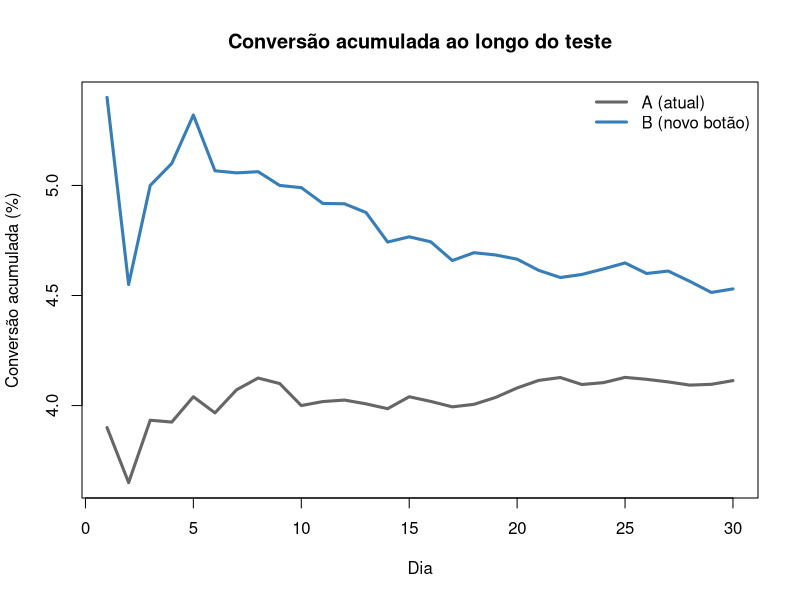
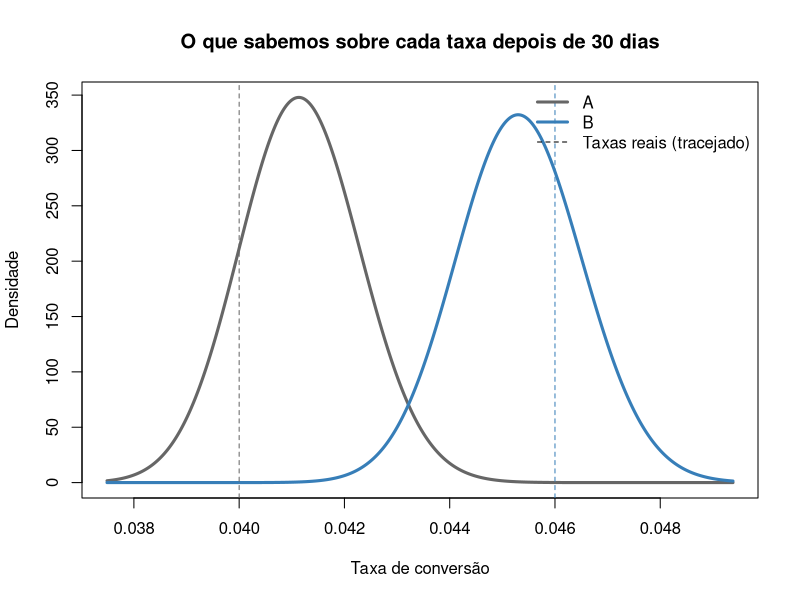
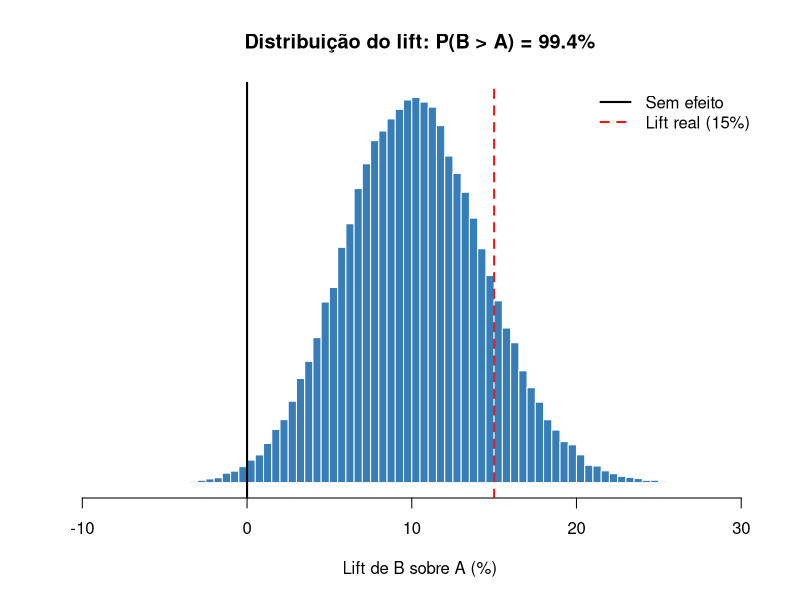
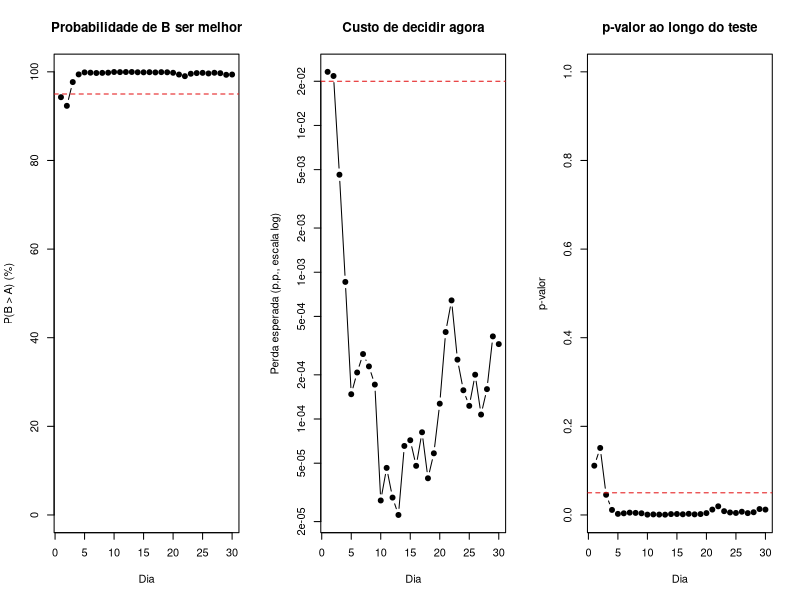
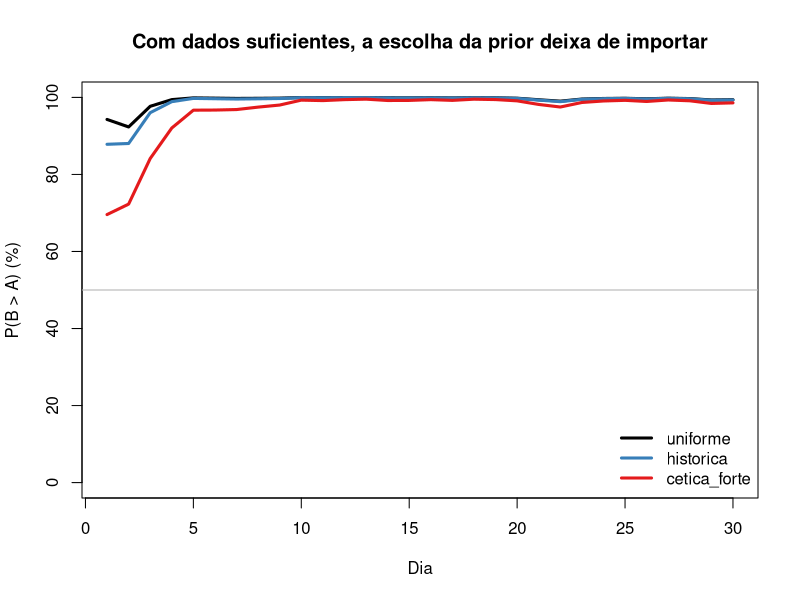
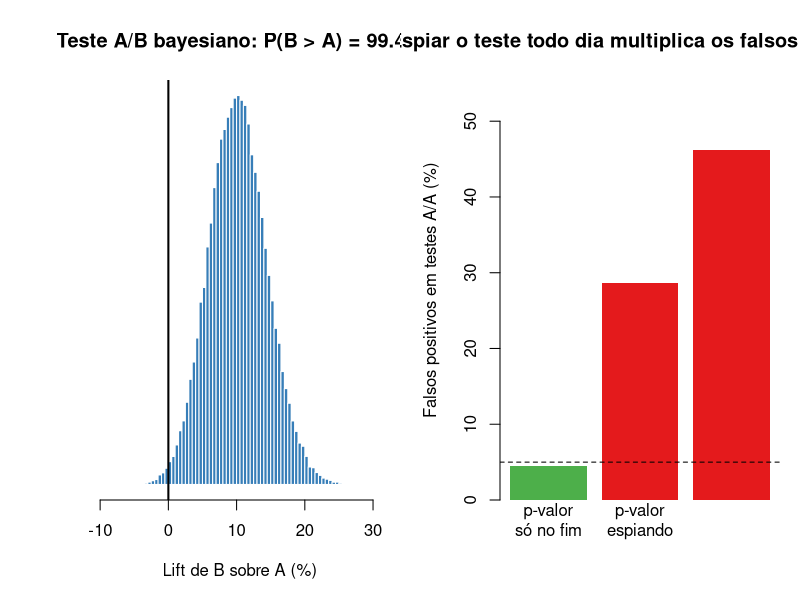
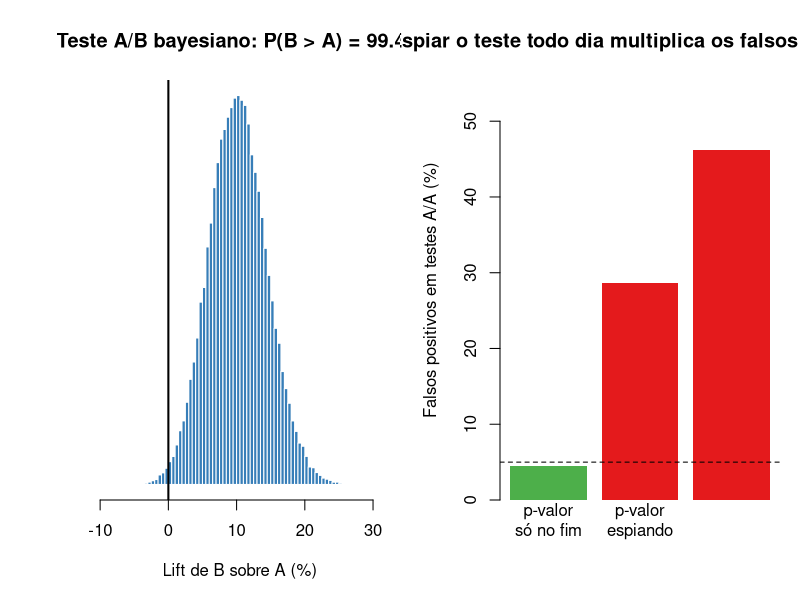

The R source for these figures, in order:
set.seed(123)
taxa_real <- c(A = 0.040, B= 0.046)
dias <- 30
visitantes_por_dia <- 1000

simular_experimento <- function(taxas, dias, visitantes_por_dia) {
  data.frame(
    dia= seq_len(dias),
    visitantes_a= visitantes_por_dia, 
    conversoes_a= rbinom(dias, visitantes_por_dia, taxas[1]), 
    visitantes_b= visitantes_por_dia,
    conversoes_b= rbinom(dias, visitantes_por_dia, taxas[2])
  )
}
acumular <- function(experimento) {
  data.frame(
    dia= experimento$dia ,
    n_a= cumsum(experimento$visitantes_a), c_a= cumsum(experimento$conversoes_a),
    n_b= cumsum(experimento$visitantes_b), c_b= cumsum(experimento$conversoes_b)
  )
}
experimento <- simular_experimento(taxa_real, dias, visitantes_por_dia)
acumulado <- acumular(experimento)
final <- acumulado[dias, ]
stopifnot(is.data.frame(acumulado), nrow(acumulado) == dias)

cat(sprintf("Conversão final: A = %.2f%% | B = %.2f%% (%d visitantes por variante)\n",
            100 * final$c_a / final$n_a, 100 * final$c_b / final$n_b, final$n_a))

options(repr.plot.width = 10, repr.plot.height = 5)
plot(acumulado$dia, 100 * acumulado$c_a / acumulado$n_a, type = "l", lwd = 3, col = "grey40",
     ylim = range(100 * c(acumulado$c_a / acumulado$n_a, acumulado$c_b / acumulado$n_b)),
     xlab = "Dia", ylab = "Conversão acumulada (%)", main = "Conversão acumulada ao longo do teste")
lines(acumulado$dia, 100 * acumulado$c_b / acumulado$n_b, lwd = 3, col = "#377EB8")
legend("topright", c("A (atual)", "B (novo botão)"), col = c("grey40", "#377EB8"), lwd = 3, bty = "n")


#=======================================================================================================

p_valor_z <- function(c_a, n_a, c_b, n_b) {
  p_combinada <- (c_a + c_b) / (n_a + n_b)
  z <- (c_b / n_b - c_a / n_a) / sqrt(p_combinada * (1 - p_combinada) * (1 / n_a + 1 / n_b))
  2 * pnorm(-abs(z))
}

teste_classico <- prop.test(c(final$c_b, final$c_a), c(final$n_b, final$n_a), correct = FALSE)
stopifnot(abs(teste_classico$p.value - p_valor_z(final$c_a, final$n_a, final$c_b, final$n_b)) < 1e-10)

cat(sprintf("p-valor: %.4f\n", teste_classico$p.value))
cat(sprintf("Diferença B - A: %.2f p.p. (IC 95%%: %.2f a %.2f)\n",
            100 * (final$c_b / final$n_b - final$c_a / final$n_a),
            100 * teste_classico$conf.int[1], 100 * teste_classico$conf.int[2]))

#========================================================================================================
prior <- c(alfa = 1, beta = 1)

posterior <- function(conversoes, visitantes, prior) {
  c(alfa = prior[["alfa"]] + conversoes, beta = prior[["beta"]] + visitantes - conversoes)
}

resumo_bayesiano <- function(c_a, n_a, c_b, n_b, prior) {
  alfa_a <- prior[["alfa"]] + c_a
  beta_a <- prior[["beta"]] + n_a - c_a
  alfa_b <- prior[["alfa"]] + c_b
  beta_b <- prior[["beta"]] + n_b - c_b
  diferenca <- alfa_b / (alfa_b + beta_b) - alfa_a / (alfa_a + beta_a)
  desvio <- sqrt(alfa_a * beta_a / ((alfa_a + beta_a)^2 * (alfa_a + beta_a + 1)) +
                   alfa_b * beta_b / ((alfa_b + beta_b)^2 * (alfa_b + beta_b + 1)))
  z <- diferenca / desvio
  list(prob_b_melhor = pnorm(z),
       perda_escolher_b = desvio * dnorm(z) - diferenca * pnorm(-z),
       perda_escolher_a = desvio * dnorm(z) + diferenca * pnorm(z))
}

post_a <- posterior(final$c_a, final$n_a, prior)
post_b <- posterior(final$c_b, final$n_b, prior)

limites <- range(qbeta(c(0.0005, 0.9995), post_a[["alfa"]], post_a[["beta"]]),
                 qbeta(c(0.0005, 0.9995), post_b[["alfa"]], post_b[["beta"]]))
curve(dbeta(x, post_a[["alfa"]], post_a[["beta"]]), from = limites[1], to = limites[2], n = 500,
      lwd = 3, col = "grey40", xlab = "Taxa de conversão", ylab = "Densidade",
      main = "O que sabemos sobre cada taxa depois de 30 dias")
curve(dbeta(x, post_b[["alfa"]], post_b[["beta"]]), add = TRUE, n = 500, lwd = 3, col = "#377EB8")
abline(v = taxa_real, lty = 2, col = c("grey40", "#377EB8"))
legend("topright", c("A", "B", "Taxas reais (tracejado)"), col = c("grey40", "#377EB8", "black"),
       lwd = c(3, 3, 1), lty = c(1, 1, 2), bty = "n")
#===========================================================================================================
amostras_a <- rbeta(1e5, post_a[['alfa']], post_a[['beta']])
amostras_b <- rbeta(1e5, post_b[['alfa']], post_b[['beta']])
lift <- amostras_b / amostras_a - 1

prob_monte_carlo <- mean(amostras_b > amostras_a)
perda_monte_carlo <- mean(pmax(amostras_a - amostras_b, 0))
aproximacao <- resumo_bayesiano(final$c_a, final$n_a, final$c_b, final$n_b, prior)
stopifnot(abs(prob_monte_carlo - aproximacao$prob_b_melhor) < 0.01,
          abs(perda_monte_carlo - aproximacao$perda_escolher_b) < 5e-5)
cat(sprintf("P(B > A): %.1f%%\n", 100 * prob_monte_carlo))
cat(sprintf("Lift de B: %.1f%% (intervalo de 95%%: %.1f%% a %.1f%%)\n",
            100 * median(lift), 100 * quantile(lift, 0.025), 100 * quantile(lift, 0.975)))
cat(sprintf("Perda esperada se escolher B: %.4f p.p. | se escolher A: %.4f p.p.\n",
            100 * aproximacao$perda_escolher_b, 100 * aproximacao$perda_escolher_a))

hist(100 * lift, breaks = 80, col = "#377EB8", border = "white", freq = FALSE,
     xlab = "Lift de B sobre A (%)", ylab = "", yaxt = "n",
     main = sprintf("Distribuição do lift: P(B > A) = %.1f%%", 100 * prob_monte_carlo))
abline(v = 0, lwd = 2)
abline(v = 15, lwd = 2, lty = 2, col = "#E41A1C")
legend("topright", c("Sem efeito", "Lift real (15%)"), lty = c(1, 2), col = c("black", "#E41A1C"),
       lwd = 2, bty = "n")
#====================================================================================================
limiar_perda <- 0.0002

evolucao <- with(acumulado, data.frame( 
  dia, 
  as.data.frame(resumo_bayesiano(c_a, n_a, c_b, n_b, prior)), 
  p_valor= p_valor_z(c_a, n_a, c_b, n_b)
  ))
menor_perda <- pmin(evolucao$perda_escolher_b, evolucao$perda_escolher_a)
dia_decisao <- which(menor_perda < limiar_perda)[1]

if (is.na(dia_decisao)) {
  cat("A regra de perda esperada não atingiu o limiar em", dias, "dias\n")
} else {
  cat(sprintf("Regra de perda esperada: decide no dia %d, escolhendo %s\n", dia_decisao,
              ifelse(evolucao$perda_escolher_b[dia_decisao] < evolucao$perda_escolher_a[dia_decisao], "B", "A")))
}

options(repr.plot.width = 16, repr.plot.height = 5)
par(mfrow = c(1, 3))
plot(evolucao$dia, 100 * evolucao$prob_b_melhor, type = "b", pch = 19, ylim = c(0, 100),
     xlab = "Dia", ylab = "P(B > A) (%)", main = "Probabilidade de B ser melhor")
abline(h = 95, lty = 2, col = "#E41A1C")
plot(evolucao$dia, 100 * menor_perda, type = "b", pch = 19, log = "y",
     xlab = "Dia", ylab = "Perda esperada (p.p., escala log)", main = "Custo de decidir agora")
abline(h = 100 * limiar_perda, lty = 2, col = "#E41A1C")
plot(evolucao$dia, evolucao$p_valor, type = "b", pch = 19, ylim = c(0, 1),
     xlab = "Dia", ylab = "p-valor", main = "p-valor ao longo do teste")
abline(h = 0.05, lty = 2, col = "#E41A1C")
par(mfrow = c(1, 1))
#==============================================================================================
simular_regras <- function(taxas, n_simulacoes = 2000) {
  resultados <- replicate(n_simulacoes, {
    acum <- acumular(simular_experimento(taxas, dias, visitantes_por_dia))
    p <- with(acum, p_valor_z(c_a, n_a, c_b, n_b))
    bayes <- with(acum, resumo_bayesiano(c_a, n_a, c_b, n_b, prior))
    parada <- which(pmin(bayes$perda_escolher_b, bayes$perda_escolher_a) < limiar_perda)[1]
    if (is.na(parada)) parada <- dias
    c(p_valor_fixo = p[dias] < 0.05,
      p_valor_espiando = any(p < 0.05),
      prob_95_espiando = any(bayes$prob_b_melhor > 0.95 | bayes$prob_b_melhor < 0.05),
      dia_parada = parada,
      escolheu_b = bayes$perda_escolher_b[parada] < bayes$perda_escolher_a[parada])
  })
  as.data.frame(t(resultados))
}
set.seed(2024)
inicio <- Sys.time()
sem_diferenca <- simular_regras(c(0.040, 0.040))
com_diferenca <- simular_regras(taxa_real)
cat('Tempo: ', round(as.numeric(difftime(Sys.time(), inicio, units= 'secs'))), 'segundos\n\n')

tabela_regras <- data.frame(
  regra = c("p-valor só no fim (horizonte fixo)", "p-valor espiando todo dia", "P(B>A) > 95% espiando todo dia"),
  falso_positivo_aa = round(100 * colMeans(sem_diferenca[1:3]), 1),
  poder_ab = round(100 * colMeans(com_diferenca[1:3]), 1),
  row.names = NULL
)
print(tabela_regras)

cat(sprintf("\nRegra de perda esperada:\n  Teste A/B: decide em média no dia %.1f e escolhe B em %.1f%% dos casos\n",
            mean(com_diferenca$dia_parada), 100 * mean(com_diferenca$escolheu_b)))
cat(sprintf("  Teste A/A: decide em média no dia %.1f (escolher qualquer uma custa zero)\n",
            mean(sem_diferenca$dia_parada)))
#========================================================================================================================
priors <- list(
  uniforme = c(alfa= 1, beta= 1), 
  historica = c(alfa= 40, beta= 960),
  cetica_forte = c(alfa = 400, beta= 9600)
)
cores_prior <- c("black", "#377EB8", "#E41A1C")

options(repr.plot.width = 10, repr.plot.height = 5)
plot(NULL, xlim= c(1, dias), ylim= c(0, 100), xlab= 'Dia', ylab= 'P(B > A) (%)',
     main= 'Com dados suficientes, a escolha da prior deixa de importar')
for (i in seq_along(priors)) {
  prob <- with(acumulado, resumo_bayesiano(c_a, n_a, c_b, n_b, priors[[i]])$prob_b_melhor)
  lines(acumulado$dia, 100 * prob, lwd= 3, col= cores_prior[i])
}
abline(h= 50, col= 'grey70')
legend('bottomright', names(priors), col= cores_prior, lwd= 3, bty= 'n')
#===============================================================================================
salvar_png <- function(arquivo, desenhar, largura= 2000, altura= 900) {
  png(arquivo, width= largura, height = altura, res= 160)
  desenhar()
  invisible(dev.off())
  cat('Salvo: ', arquivo, '\n')
}
desenhar_resumo <- function() {
  par(mfrow = c(1, 2), mar = c(5, 5, 4, 1))
  hist(100 * lift, breaks = 80, col = "#377EB8", border = "white", freq = FALSE, yaxt = "n",
       xlab = "Lift de B sobre A (%)", ylab = "",
       main = sprintf("Teste A/B bayesiano: P(B > A) = %.1f%%", 100 * prob_monte_carlo))
  abline(v = 0, lwd = 2)
  barplot(tabela_regras$falso_positivo_aa,
          names.arg = c("p-valor\nsó no fim", "p-valor\nespiando", "P(B>A) > 95%\nespiando"),
          col = c("#4DAF4A", "#E41A1C", "#E41A1C"), border = NA, ylab = "Falsos positivos em testes A/A (%)",
          ylim = c(0, max(tabela_regras$falso_positivo_aa) * 1.2),
          main = "Espiar o teste todo dia multiplica os falsos positivos")
  abline(h = 5, lty = 2)
  par(mfrow = c(1, 1), mar = c(5, 4, 4, 2))
}
options(repr.plot.width = 16, repr.plot.height = 7)
desenhar_resumo()
salvar_png('teste_ab_bayesiano.png', desenhar_resumo)
#=============================================================================================================================
